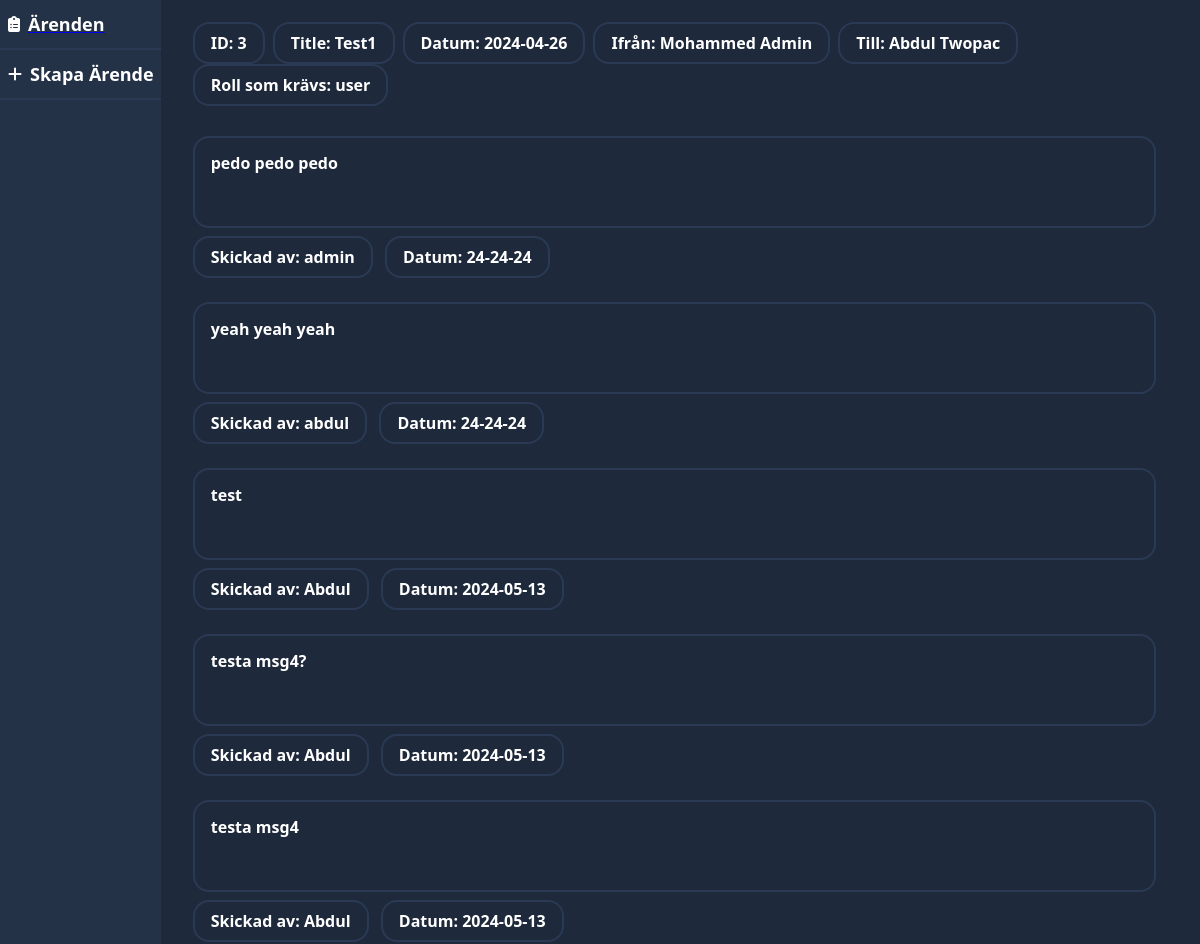
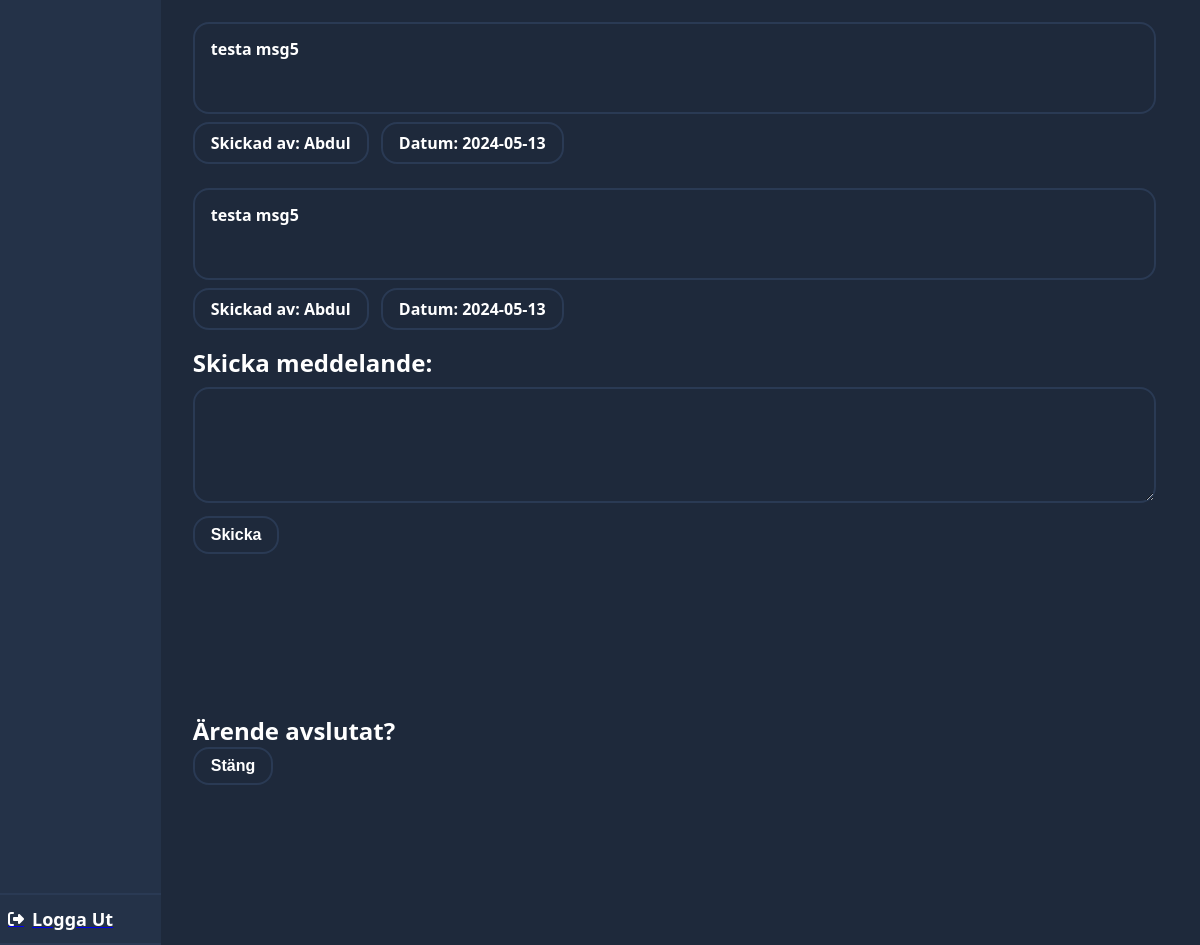
The app's page /arende.php?id=3 (signed in) with its own data (2 pictures, top to bottom).
### tables this page shows
CREATE TABLE `issues` (
  `title` text NOT NULL,
  `required_role` text NOT NULL,
  `id` int(11) NOT NULL,
  `date` date NOT NULL DEFAULT current_timestamp(),
  `issuer` text NOT NULL,
  `assinged_to` text NOT NULL,
  `issue_conversation` text NOT NULL
);

### arende.php (the view, shortened to what this page needs)
<?php
include 'db.php';
if(isset($_SESSION['id']) && isset($_SESSION['username'])) {
    ?>
    <!DOCTYPE html>
    <html lang="en">
    <head>
    </head>
    <body style="width: 100wh; height:100vh; overflow:hidden; margin: 0; background-color: #1e293b; color:white; font-family: 'Segoe UI', Tahoma, Geneva, Verdana, sans-serif;">
        <div style="display:flex; flex-direction: row;">
            <aside style="width: 13rem; display:flex; flex-direction: column; height: 100vh; background-color: #243248; display: flex;">
                <a class="navrow" href="home.php">
                    <i class="fa-solid fa-clipboard-list navRowIcon"></i>
                    <h1 class="navRowText">Ärenden</h1>
                </a>
                <a class="navrow">
                    <i class="fa-solid fa-plus navRowIcon"></i>
                    <h1 class="navRowText">Skapa Ärende</h1>
                </a>
                <a href="logout.php" style="margin-top:auto; border-top: 2px solid #2A3A54;" class="navrow">
                    <i class="fa-solid fa-right-from-bracket navRowIcon"></i>
                    <h1 class="navRowText">Logga Ut</h1>
                </a>
            </aside>
            <div class="issues_dashboard" style="width: 100%; height: 100vh; padding-left:2rem; padding-right: 5rem; overflow-y: scroll;">
            <?php
                if (isset($_GET['id'])) {
                    $id = $_GET['id'];
                    $id = filter_var($id, FILTER_SANITIZE_NUMBER_INT);
                    $sql = "SELECT id, title, issue_conversation, date, issuer, assinged_to, required_role FROM issues WHERE id = $id";
                    $result = mysqli_query($conn, $sql);
                    if ($result) {
                        while($row = mysqli_fetch_assoc($result)) {
                            $data = json_decode($row['issue_conversation'], true);
                            echo "<br>";
                            echo "<h1 class='ticketStyle'>ID: {$row['id']}</h1>";
                            echo "<h1 class='ticketStyle'>" . 'Title: ' . $row['title'] . "</h1>";
                            echo "<h1 class='ticketStyle'>" . 'Datum: ' . $row['date'] . "</h1>";
                            echo "<h1 class='ticketStyle'>" . 'Ifrån: ' . $row['issuer'] . "</h1>";
                            echo "<h1 class='ticketStyle'>" . 'Till: ' . $row['assinged_to'] . "</h1>";
                            echo "<h1 class='ticketStyle'>" . 'Roll som krävs: ' . $row['required_role'] . "</h1>";
                            echo "<br>";
                            echo "<br>";
                            foreach ($data['conversation'] as $message) {
                                echo "
                                        <div class='message'>
                                            <p class='ticketStyle ticketDescription'>" . htmlspecialchars($message['text']) . "</p>
                                            <p class='ticketStyle '>" . 'Skickad av: ' . htmlspecialchars($message['user']) . "</p>
                                            <p class='ticketStyle'>" . 'Datum: ' . htmlspecialchars($message['timestamp']) . "</p>
                                        </div>
                                    ";
                            }
                            echo '
                            <h1>Skicka meddelande:</h1>
                            <form method="post">
                                    <textarea class="messageBox" name="meddelande" value="meddelande"></textarea>
                                    <input type="submit" name="Skicka" class="ticketStyle sendButton" value="Skicka" />
                            </form>';
                            $id = $row['id'];
                        echo "<h1>Ärende avslutat?</h1>";
                        echo "<form method='post' action='deleteIssue.php'>";
                        echo "<button type='submit' name='id' class='ticketStyle sendButton' value='{$id}'>Stäng</button>";
                        }
                    } else {
                        echo "Error: " . mysqli_error($conn);
                    }
                } else {
                    echo "No ID provided!";
                }
            ?>
        </div>
        </div>
</body>
</html>
<?php
}
else{
    header("Location: index.php");
    exit();
    }
?>

### arende.php (style rules this page uses)
* { margin: 0; }
h1 { font-size: 1.5rem; }
.navrow { transition: 0.25s; display: flex; justify-content: left; align-items: center; width: 100%; height: 3rem; border-bottom: 2px solid #2A3A54; }
.navRowText { margin-left: 0.5rem; font-size: large; color: white; font-weight: 600; }
.navRowIcon { margin-left: 0.5rem; color: white; }
.ticketStyle { background-color: transparent; color: white; border-radius: 1rem; border: 2px solid #2A3A54; font-weight: 600; font-size: 1rem; padding: 0.5rem 1rem 0.5rem 1rem; display:flex; justify-content: center; display: inline-block; margin-right: 0.5rem; }
.ticketDescription { margin-top: 0.5rem; background-color: transparent; border-radius: 1rem; outline: none; font-size: 1rem; width: 100%; color: white; border: 2px solid #2A3A54; min-height: 3.5rem; text-overflow: ellipsis; white-space: none; padding: 1rem; position: relative; line-height: 18px; margin-bottom: 0.5rem; }
.message { margin-bottom: 1rem; }
.messageBox { width: 100%; margin-top: 0.5rem; background-color: transparent; border-radius: 1rem; outline: none; font-size: 1rem; color: white; border: 2px solid #2A3A54; min-height: 5rem; text-overflow: ellipsis; white-space: none; padding: 1rem; position: relative; line-height: 18px; margin-bottom: 0.5rem; min-width: 100%; max-width: 100%; }
.sendButton { margin-bottom: 10rem; cursor:pointer; }

### records on screen
issues: id "3", title "Test1", date "2024-04-26", issuer "Mohammed Admin", assinged_to "Abdul Twopac", required_role "user", text "pedo pedo pedo", user "admin", timestamp "24-24-24", text "yeah yeah yeah", user "abdul", text "test", user "Abdul", timestamp "2024-05-13", text "testa msg4?", text "testa msg4", text "testa msg5"
